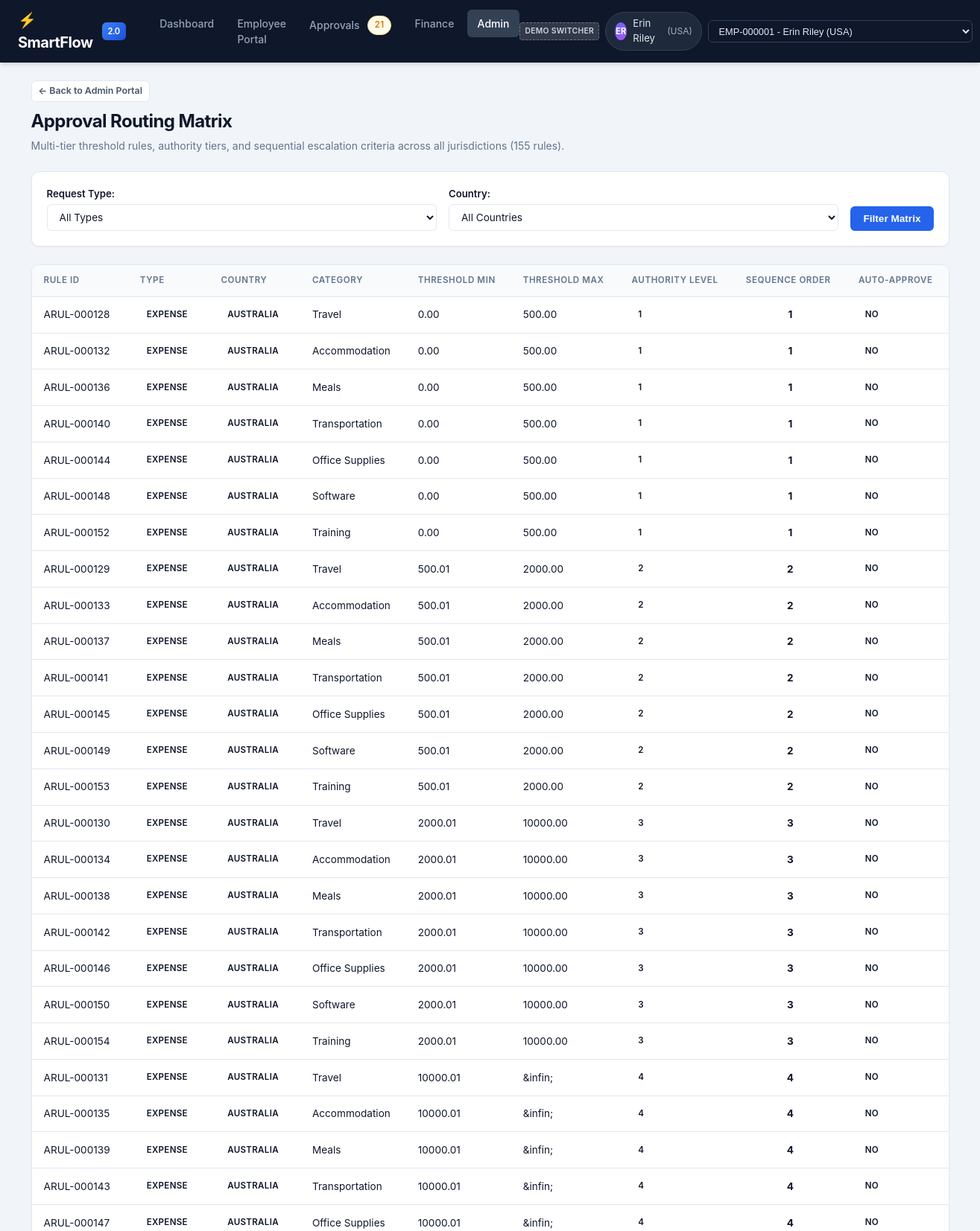
/admin/rules (upper part), run on the app's committed database.
### models/__init__.py (models this page shows)
class Employee(db.Model):
    __tablename__ = "employees"
    employee_id = db.Column(db.String(16), primary_key=True)
    first_name = db.Column(db.String(80), nullable=False)
    last_name = db.Column(db.String(80), nullable=False)
    email = db.Column(db.String(255), nullable=False, unique=True)
    country = db.Column(db.String(64), nullable=False)
    department = db.Column(db.String(80), nullable=False)
    job_title = db.Column(db.String(120), nullable=False)
    manager_id = db.Column(
        db.String(16),
        db.ForeignKey("employees.employee_id"),
        nullable=True,
    )
    cost_center_id = db.Column(
        db.String(32),
        db.ForeignKey("cost_centers.cost_center_id"),
        nullable=True,
    )
    hire_date = db.Column(db.Date, nullable=False)
    termination_date = db.Column(db.Date, nullable=True)
    is_active = db.Column(db.Boolean, nullable=False, default=True)
    created_at = db.Column(db.DateTime, nullable=False, default=utc_now)
    updated_at = db.Column(db.DateTime, nullable=False, default=utc_now, onupdate=utc_now)
    manager = db.relationship(
        "Employee",
        remote_side=[employee_id],
        foreign_keys=[manager_id],
        back_populates="direct_reports",
    )
    direct_reports = db.relationship(
        "Employee",
        foreign_keys=[manager_id],
        back_populates="manager",
    )
    cost_center = db.relationship(
        "CostCenter",
        foreign_keys=[cost_center_id],
        back_populates="employees",
    )
    owned_cost_centers = db.relationship(
        "CostCenter",
        foreign_keys="CostCenter.owner_employee_id",
        back_populates="owner",
    )
    leave_balances = db.relationship("LeaveBalance", back_populates="employee")
    leave_requests = db.relationship("LeaveRequest", back_populates="employee")
    expense_claims = db.relationship("ExpenseClaim", back_populates="employee")
    approval_steps = db.relationship("ApprovalStep", back_populates="approver")
    workflow_events = db.relationship(
        "WorkflowEvent",
        foreign_keys="WorkflowEvent.actor_employee_id",
        back_populates="actor",
    )
    @property
    def role(self) -> str:
        if not self.manager_id:
            return "Executive"
        if self.direct_reports:
            return "Manager"
        return "Employee"

class ApprovalRule(db.Model):
    __tablename__ = "approval_rules"
    approval_rule_id = db.Column(db.String(32), primary_key=True)
    request_type = db.Column(db.String(32), nullable=False)
    country = db.Column(db.String(64), nullable=True)
    category = db.Column(db.String(64), nullable=True)
    min_amount = db.Column(db.Numeric(14, 2), nullable=True)
    max_amount = db.Column(db.Numeric(14, 2), nullable=True)
    authority_level = db.Column(db.Integer, nullable=False, default=1)
    step_order = db.Column(db.Integer, nullable=False)
    is_active = db.Column(db.Boolean, nullable=False, default=True)
    created_at = db.Column(db.DateTime, nullable=False, default=utc_now)
    updated_at = db.Column(db.DateTime, nullable=False, default=utc_now, onupdate=utc_now)
    approval_steps = db.relationship("ApprovalStep", back_populates="approval_rule")
    @property
    def threshold_min(self):
        return self.min_amount
    @property
    def threshold_max(self):
        return self.max_amount
    @property
    def is_auto_approved(self) -> bool:
        return self.authority_level == 0

### routes/admin.py (the view)
@admin_bp.route("/rules")
def rules():
    req_type = request.args.get("request_type", "all")
    country = request.args.get("country", "all")
    query = ApprovalRule.query
    if req_type != "all":
        query = query.filter_by(request_type=req_type)
    if country != "all":
        query = query.filter_by(country=country)
    rules_list = query.order_by(
        ApprovalRule.country.asc(),
        ApprovalRule.request_type.asc(),
        ApprovalRule.authority_level.asc(),
    ).limit(155).all()
    return render_template(
        "admin/rules.html",
        rules=rules_list,
        req_type=req_type,
        country=country,
    )

### routes/admin.py (called while the page is built)
@admin_bp.before_request
def require_admin_or_executive():
    user = get_current_user()
    is_admin = user and (user.role == "Executive" or user.department in {"Operations", "Executive"})
    if not is_admin:
        flash(
            "Unauthorized: Administrative directory access is restricted to Executive and Operations personnel.",
            "danger",
        )
        return redirect(url_for("main.dashboard"))

### routes/employee.py (called while the page is built)
def get_current_user() -> Employee:
    user_id = session.get("user_id")
    emp = None
    if user_id:
        emp = Employee.query.filter_by(employee_id=user_id).first()
    if not emp:
        emp = Employee.query.filter_by(is_active=True).first()
        if emp:
            session["user_id"] = emp.employee_id
    return emp

### templates/admin/rules.html (shortened to what this page needs)
{% extends "base.html" %}
{% block content %}
<div class="page-header">
    <div>
        <div style="margin-bottom: 0.5rem;">
            <a href="{{ url_for('admin.portal') }}" class="btn btn-secondary btn-sm">&larr; Back to Admin Portal</a>
        </div>
        <h1 class="page-title">Approval Routing Matrix</h1>
        <p class="page-subtitle">Multi-tier threshold rules, authority tiers, and sequential escalation criteria across all jurisdictions ({{ rules|length }} rules).</p>
    </div>
</div>
<div class="card mb-4">
    <div style="padding: 1.25rem;">
        <form method="GET" action="{{ url_for('admin.rules') }}" style="display: flex; gap: 1rem; align-items: center; flex-wrap: wrap;">
            <div style="flex: 1; min-width: 150px;">
                <label class="form-label" style="margin-bottom: 0.25rem;">Request Type:</label>
                <select name="request_type" class="form-select">
                    <option value="all" {% if req_type == 'all' %}selected{% endif %}>All Types</option>
                </select>
            </div>
            <div style="flex: 1; min-width: 150px;">
                <label class="form-label" style="margin-bottom: 0.25rem;">Country:</label>
                <select name="country" class="form-select">
                    <option value="all" {% if country == 'all' %}selected{% endif %}>All Countries</option>
                </select>
            </div>
            <div style="align-self: flex-end;">
                <button type="submit" class="btn btn-primary">Filter Matrix</button>
            </div>
        </form>
    </div>
</div>
<div class="card">
    <div class="table-responsive">
        <table class="table">
            <thead>
                <tr>
                    <th>Rule ID</th>
                    <th>Type</th>
                    <th>Country</th>
                    <th>Category</th>
                    <th>Threshold Min</th>
                    <th>Threshold Max</th>
                    <th>Authority Level</th>
                    <th>Sequence Order</th>
                    <th>Auto-Approve</th>
                </tr>
            </thead>
            <tbody>
                {% for r in rules %}
                <tr>
                    <td class="font-mono">{{ r.approval_rule_id }}</td>
                    <td>
                        {% if r.request_type == 'leave' %}
                        <span class="badge badge-info">Leave</span>
                        {% else %}
                        <span class="badge badge-primary">Expense</span>
                        {% endif %}
                    </td>
                    <td><span class="badge badge-secondary">{{ r.country or 'GLOBAL' }}</span></td>
                    <td>{{ r.category or 'All' }}</td>
                    <td>{{ r.threshold_min or '0.00' }}</td>
                    <td>{{ r.threshold_max or '&infin;' }}</td>
                    <td><span class="badge badge-primary">{{ r.authority_level }}</span></td>
                    <td style="text-align: center;"><strong>{{ r.step_order or 1 }}</strong></td>
                    <td>
                        {% if r.is_auto_approved %}
                        <span class="badge badge-success">Yes</span>
                        {% else %}
                        <span class="badge badge-secondary">No</span>
                        {% endif %}
                    </td>
                </tr>
                {% endfor %}
            </tbody>
        </table>
    </div>
</div>
{% endblock %}

### templates/base.html (shortened to what this page needs)
<!DOCTYPE html>
<html lang="en">
<head>
    <link rel="stylesheet" href="{{ url_for('static', filename='css/style.css') }}">
</head>
<body>
    <header class="navbar">
        <div style="display: flex; align-items: center; gap: 2rem;">
            <a href="{{ url_for('main.dashboard') }}" class="navbar-brand">
                <span>⚡ SmartFlow</span>
                <span class="brand-badge">2.0</span>
            </a>
            <ul class="navbar-nav">
                <li>
                    <a href="{{ url_for('main.dashboard') }}" class="nav-link {% if request.endpoint == 'main.dashboard' %}active{% endif %}">
                        Dashboard
                    </a>
                </li>
                <li>
                    <a href="{{ url_for('employee.hub') }}" class="nav-link {% if request.blueprint == 'employee' %}active{% endif %}">
                        Employee Portal
                    </a>
                </li>
                <li>
                    <a href="{{ url_for('approvals.inbox') }}" class="nav-link {% if request.blueprint == 'approvals' %}active{% endif %}">
                        Approvals
                        {% if pending_approvals_count > 0 %}
                            <span class="badge badge-warning" style="margin-left: 0.25rem;">{{ pending_approvals_count }}</span>
                        {% endif %}
                    </a>
                </li>
                <li>
                    <a href="{{ url_for('finance.portal') }}" class="nav-link {% if request.blueprint == 'finance' %}active{% endif %}">
                        Finance
                    </a>
                </li>
                <li>
                    <a href="{{ url_for('admin.portal') }}" class="nav-link {% if request.blueprint == 'admin' %}active{% endif %}">
                        Admin
                    </a>
                </li>
            </ul>
        </div>
        <div class="navbar-user-switcher">
            {% if current_user %}
                <form action="{{ url_for('main.switch_user') }}" method="POST" style="margin: 0; display: flex; align-items: center; gap: 0.5rem;">
                    <span class="badge" style="background: rgba(255, 255, 255, 0.15); color: #cbd5e1; font-size: 0.65rem; border: 1px dashed rgba(255,255,255,0.3); padding: 0.2rem 0.4rem; border-radius: 4px;" title="Demonstration Persona Switcher (Simulation Only - Not Production SSO)">Demo Switcher</span>
                    <div class="user-pill">
                        <div class="user-avatar">{{ current_user.first_name[0] }}{{ current_user.last_name[0] }}</div>
                        <span>{{ current_user.first_name }} {{ current_user.last_name }}</span>
                        <span style="opacity: 0.7; font-size: 0.75rem;">({{ current_user.country }})</span>
                    </div>
                    <select name="employee_id" class="switcher-select" onchange="this.form.submit()" title="Switch demo persona (Simulation Only - Not Production SSO)">
                        <optgroup label="Staff Employees (Standard Access - Restricted)">
                            {% for e in active_employees[:15] %}
                                <option value="{{ e.employee_id }}" {% if current_user.employee_id == e.employee_id %}selected{% endif %}>
                                    {{ e.employee_id }} - {{ e.first_name }} {{ e.last_name }} ({{ e.country }})
                                </option>
                            {% endfor %}
                        </optgroup>
                    </select>
                </form>
            {% endif %}
        </div>
    </header>
    <main class="container">
        {% block content %}{% endblock %}
    </main>
</body>
</html>

### data on the page
Employee: first_name "E", last_name "R", first_name "Erin", last_name "Riley", country "USA"
ApprovalRule: approval_rule_id "ARUL-000128", request_type "EXPENSE", country "AUSTRALIA", category "Travel", min_amount "0.00", max_amount "500.00", authority_level "1", step_order "1", shows "NO"
ApprovalRule: approval_rule_id "ARUL-000132", request_type "EXPENSE", country "AUSTRALIA", category "Accommodation", min_amount "0.00", max_amount "500.00", authority_level "1", step_order "1", shows "NO"
ApprovalRule: approval_rule_id "ARUL-000136", request_type "EXPENSE", country "AUSTRALIA", category "Meals", min_amount "0.00", max_amount "500.00", authority_level "1", step_order "1", shows "NO"
ApprovalRule: approval_rule_id "ARUL-000140", request_type "EXPENSE", country "AUSTRALIA", category "Transportation", min_amount "0.00", max_amount "500.00", authority_level "1", step_order "1", shows "NO"
ApprovalRule: approval_rule_id "ARUL-000144", request_type "EXPENSE", country "AUSTRALIA", category "Office Supplies", min_amount "0.00", max_amount "500.00", authority_level "1", step_order "1", shows "NO"
ApprovalRule: approval_rule_id "ARUL-000148", request_type "EXPENSE", country "AUSTRALIA", category "Software", min_amount "0.00", max_amount "500.00", authority_level "1", step_order "1", shows "NO"
ApprovalRule: approval_rule_id "ARUL-000152", request_type "EXPENSE", country "AUSTRALIA", category "Training", min_amount "0.00", max_amount "500.00", authority_level "1", step_order "1", shows "NO"
ApprovalRule: approval_rule_id "ARUL-000129", request_type "EXPENSE", country "AUSTRALIA", category "Travel", min_amount "500.01", max_amount "2000.00", authority_level "2", step_order "2", shows "NO"
ApprovalRule: approval_rule_id "ARUL-000133", request_type "EXPENSE", country "AUSTRALIA", category "Accommodation", min_amount "500.01", max_amount "2000.00", authority_level "2", step_order "2", shows "NO"
ApprovalRule: approval_rule_id "ARUL-000137", request_type "EXPENSE", country "AUSTRALIA", category "Meals", min_amount "500.01", max_amount "2000.00", authority_level "2", step_order "2", shows "NO"
ApprovalRule: approval_rule_id "ARUL-000141", request_type "EXPENSE", country "AUSTRALIA", category "Transportation", min_amount "500.01", max_amount "2000.00", authority_level "2", step_order "2", shows "NO"
ApprovalRule: approval_rule_id "ARUL-000145", request_type "EXPENSE", country "AUSTRALIA", category "Office Supplies", min_amount "500.01", max_amount "2000.00", authority_level "2", step_order "2", shows "NO"
ApprovalRule: approval_rule_id "ARUL-000149", request_type "EXPENSE", country "AUSTRALIA", category "Software", min_amount "500.01", max_amount "2000.00", authority_level "2", step_order "2", shows "NO"
ApprovalRule: approval_rule_id "ARUL-000153", request_type "EXPENSE", country "AUSTRALIA", category "Training", min_amount "500.01", max_amount "2000.00", authority_level "2", step_order "2", shows "NO"
ApprovalRule: approval_rule_id "ARUL-000130", request_type "EXPENSE", country "AUSTRALIA", category "Travel", min_amount "2000.01", max_amount "10000.00", authority_level "3", step_order "3", shows "NO"
ApprovalRule: approval_rule_id "ARUL-000134", request_type "EXPENSE", country "AUSTRALIA", category "Accommodation", min_amount "2000.01", max_amount "10000.00", authority_level "3", step_order "3", shows "NO"
ApprovalRule: approval_rule_id "ARUL-000138", request_type "EXPENSE", country "AUSTRALIA", category "Meals", min_amount "2000.01", max_amount "10000.00", authority_level "3", step_order "3", shows "NO"
ApprovalRule: approval_rule_id "ARUL-000142", request_type "EXPENSE", country "AUSTRALIA", category "Transportation", min_amount "2000.01", max_amount "10000.00", authority_level "3", step_order "3", shows "NO"
ApprovalRule: approval_rule_id "ARUL-000146", request_type "EXPENSE", country "AUSTRALIA", category "Office Supplies", min_amount "2000.01", max_amount "10000.00", authority_level "3", step_order "3", shows "NO"
ApprovalRule: approval_rule_id "ARUL-000150", request_type "EXPENSE", country "AUSTRALIA", category "Software", min_amount "2000.01", max_amount "10000.00", authority_level "3", step_order "3", shows "NO"
ApprovalRule: approval_rule_id "ARUL-000154", request_type "EXPENSE", country "AUSTRALIA", category "Training", min_amount "2000.01", max_amount "10000.00", authority_level "3", step_order "3", shows "NO"
ApprovalRule: approval_rule_id "ARUL-000131", request_type "EXPENSE", country "AUSTRALIA", category "Travel", min_amount "10000.01", max_amount "&infin;", authority_level "4", step_order "4", shows "NO"
ApprovalRule: approval_rule_id "ARUL-000135", request_type "EXPENSE", country "AUSTRALIA", category "Accommodation", min_amount "10000.01", max_amount "&infin;", authority_level "4", step_order "4", shows "NO"
ApprovalRule: approval_rule_id "ARUL-000139", request_type "EXPENSE", country "AUSTRALIA", category "Meals", min_amount "10000.01", max_amount "&infin;", authority_level "4", step_order "4", shows "NO"
ApprovalRule: approval_rule_id "ARUL-000143", request_type "EXPENSE", country "AUSTRALIA", category "Transportation", min_amount "10000.01", max_amount "&infin;", authority_level "4", step_order "4", shows "NO"
ApprovalRule: approval_rule_id "ARUL-000147", request_type "EXPENSE", country "AUSTRALIA", category "Office Supplies", min_amount "10000.01", max_amount "&infin;", authority_level "4", step_order "4", shows "NO"

### other printed values
{{ pending_approvals_count }} "21"
{{ rules|length }} "155"
form field employee_id "EMP-000001 - Erin Riley (USA)"
